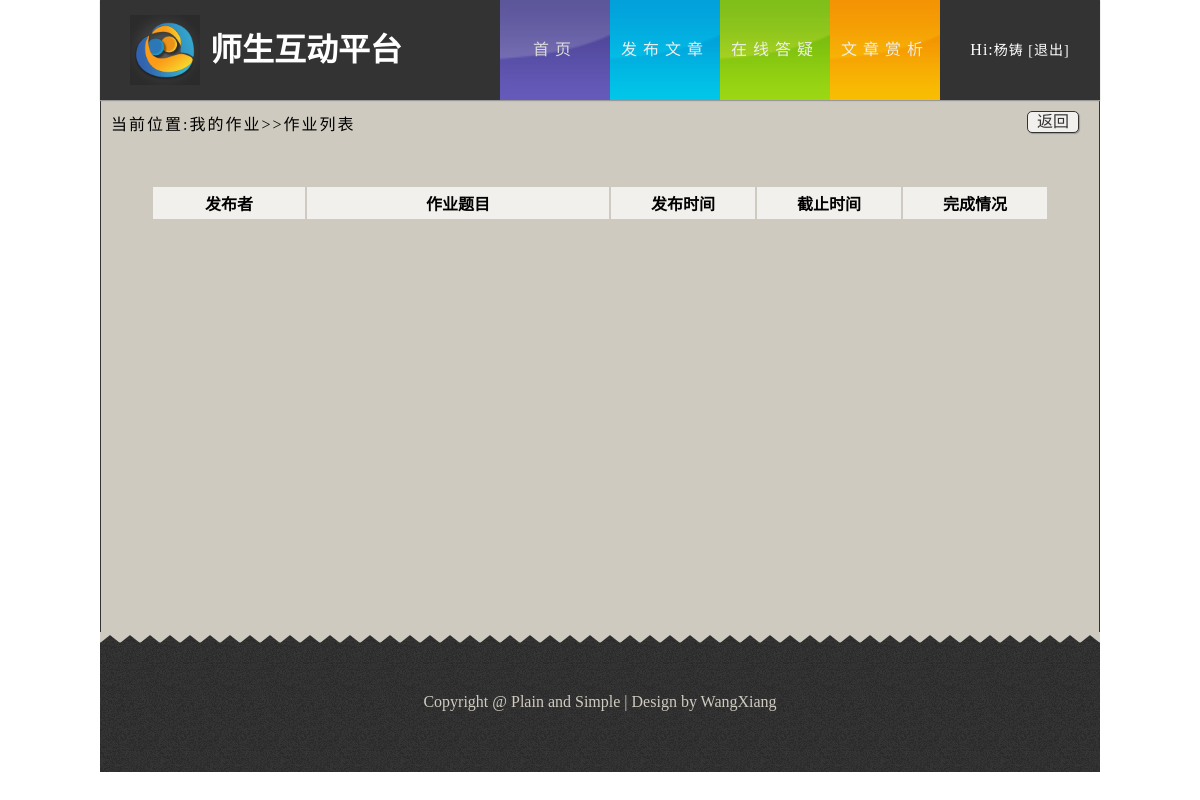
Page /myhomework.php (signed in) on the earlier database version.
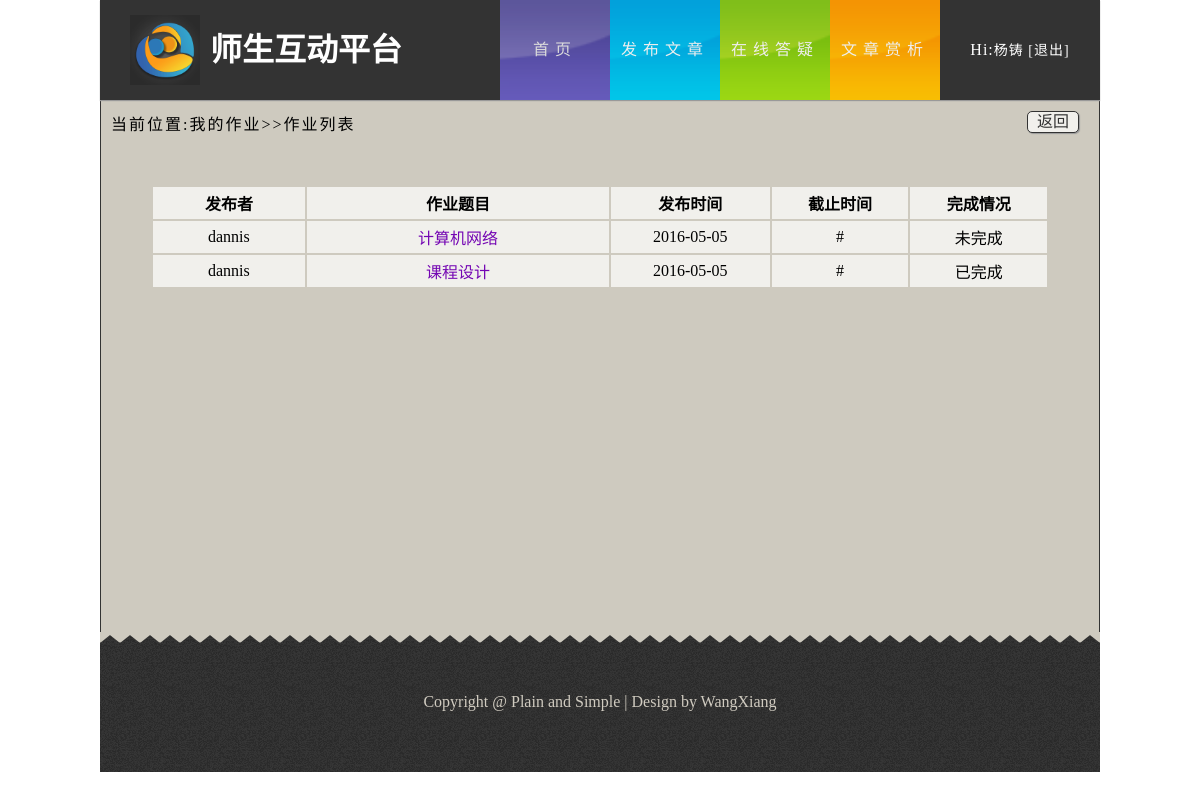
Same page on the later database version.
### tables this page shows
CREATE TABLE `tb_teacher` (
  `account` char(255) NOT NULL,
  `password` char(255) DEFAULT NULL,
  `teacher_id` char(255) NOT NULL,
  `chinese_name` varchar(255) DEFAULT NULL,
  `sex` varchar(255) DEFAULT NULL,
  `address` varchar(255) DEFAULT NULL,
  `tel` varchar(255) DEFAULT NULL,
  `remark` varchar(255) DEFAULT NULL,
  `count` int(5) DEFAULT '0',
  `head_pic` varchar(100) DEFAULT NULL
);

CREATE TABLE `tb_onlinestu` (
  `online_id` int(11) NOT NULL AUTO_INCREMENT,
  `online_author` int(10) DEFAULT NULL,
  `online_title` varchar(255) DEFAULT NULL,
  `online_kind` varchar(255) DEFAULT NULL,
  `online_publishtime` int(15) DEFAULT NULL,
  `online_endtime` int(15) DEFAULT NULL,
  `course_id` int(10) DEFAULT NULL,
  `state` tinyint(2) DEFAULT '0',
  `yaoqiu` varchar(1000) DEFAULT NULL,
  PRIMARY KEY (`online_id`)
);

CREATE TABLE `tb_worksub` (
  `id` int(5) NOT NULL AUTO_INCREMENT,
  `student_id` int(10) DEFAULT NULL,
  `online_id` int(10) DEFAULT NULL,
  `submittime` int(15) DEFAULT NULL,
  `state` int(2) DEFAULT '0',
  `filename` varchar(50) DEFAULT '0',
  PRIMARY KEY (`id`)
);

### public/myhomework.php (the view, shortened to what this page needs)
<!DOCTYPE html>
<html lang="zh-cn">
<head>
	<link rel="stylesheet" href="css/style.css">
</head>
<body>
    <header id="header">
	    <div class="sec">
		    <h1 class="logo">师生互动平台</h1>
			<nav class="link">
			    <ul class="o-nav">
			        <li class="active"><a href="###" class="s-bc">首页</a></li>
				    <li><a href="###" class="f-bc">发布文章</a></li>
				    <li><a href="###" class="d-bc">在线答疑</a></li>
				    <li><a href="###" class="w-bc">文章赏析</a></li>
			    </ul>
				<div class="dz">
				    <ul>
					<?php
						if(isset($_COOKIE["name"])){
							echo "<div class=\"dlz\">Hi:<a href=\"setinfo.php\"><span>".$_COOKIE["name"]." </span></a><a href=\"logout.php\">[退出]</a></div>";
						}else{
					?>
					   <li><a href="login.php">登录</a></li>
					   <li><a href="register.php">注册</a></li>
					<?php
						}
					?>
					</ul>
				</div>
			</nav>
		</div>
	</header>
    <div id="content" style="width:998px;border:1px solid #333;height:530px;padding:0">
	    <div class="wk zylb">
		    <div class="wz">
			    当前位置:我的作业>>作业列表
			</div>
		    <div class="return">
			    <a href="#">返回</a>
			</div>
			<div class="zuoy" style="height: 376px; overflow-y: scroll;">
			    <table>
				    <tr class="bj" >
					    <th class="fbz">发布者</th>
						<th class="tm">作业题目</th>
						<th class="fbsj">发布时间</th>
						<th class="jzsj">截止时间</th>
						<th>完成情况</th>
					</tr>
			<?php
				$result = mysql_query("SELECT * FROM tb_choosecourse WHERE student_id = '".$_COOKIE['id']."'");
				while ($row = mysql_fetch_array($result)) {
					$result_a = mysql_query("SELECT * FROM tb_onlinestu WHERE course_id = '".$row['course_id']."'");
					while ($row_a = mysql_fetch_array($result_a)) {
						echo "<tr class=\"bj\">";
						$result_c = mysql_query("SELECT * FROM tb_teacher WHERE teacher_id = '".$row_a['online_author']."'");
						while ($row_c = mysql_fetch_array($result_c)) {
							echo 	"<td>".$row_c['chinese_name']."</td>";
						}
						echo 		"<td><a href=\"worksubmit.php?wid=".$row_a['online_id']."\">".$row_a['online_title']."</a></td>";
						echo 		"<td>".date("Y-m-d",$row_a['online_publishtime'])."</td>";
						echo 		"<td>".'#'."</td>";
						$result_b = mysql_query("SELECT * FROM tb_worksub WHERE online_id = '".$row_a['online_id']."' AND student_id = '".$_COOKIE['id']."'");
						while ($row_b = mysql_fetch_array($result_b)) {
							if($row_b['state'] == '0'){
								$state = "未完成";
							}else{
								$state = "已完成";
							}
						}
						echo 		"<td>".$state."</td>";
						echo "</tr>";
					}
				}
			?>
				</table>
			</div>
		</div>
	</div>
	<footer>
	    <div class="footer">
		      Copyright&nbsp;&#64;&nbsp;Plain and Simple&nbsp;&#124;&nbsp;Design by WangXiang
		</div>
	</footer>
</body>
</html>

Differences in the rows shown:
added tb_onlinestu: online_title "计算机网络", online_publishtime "2016-05-05", tb_worksub.state "未完成"
added tb_teacher: chinese_name "dannis"
added tb_onlinestu: online_title "课程设计", online_publishtime "2016-05-05", tb_worksub.state "已完成"
